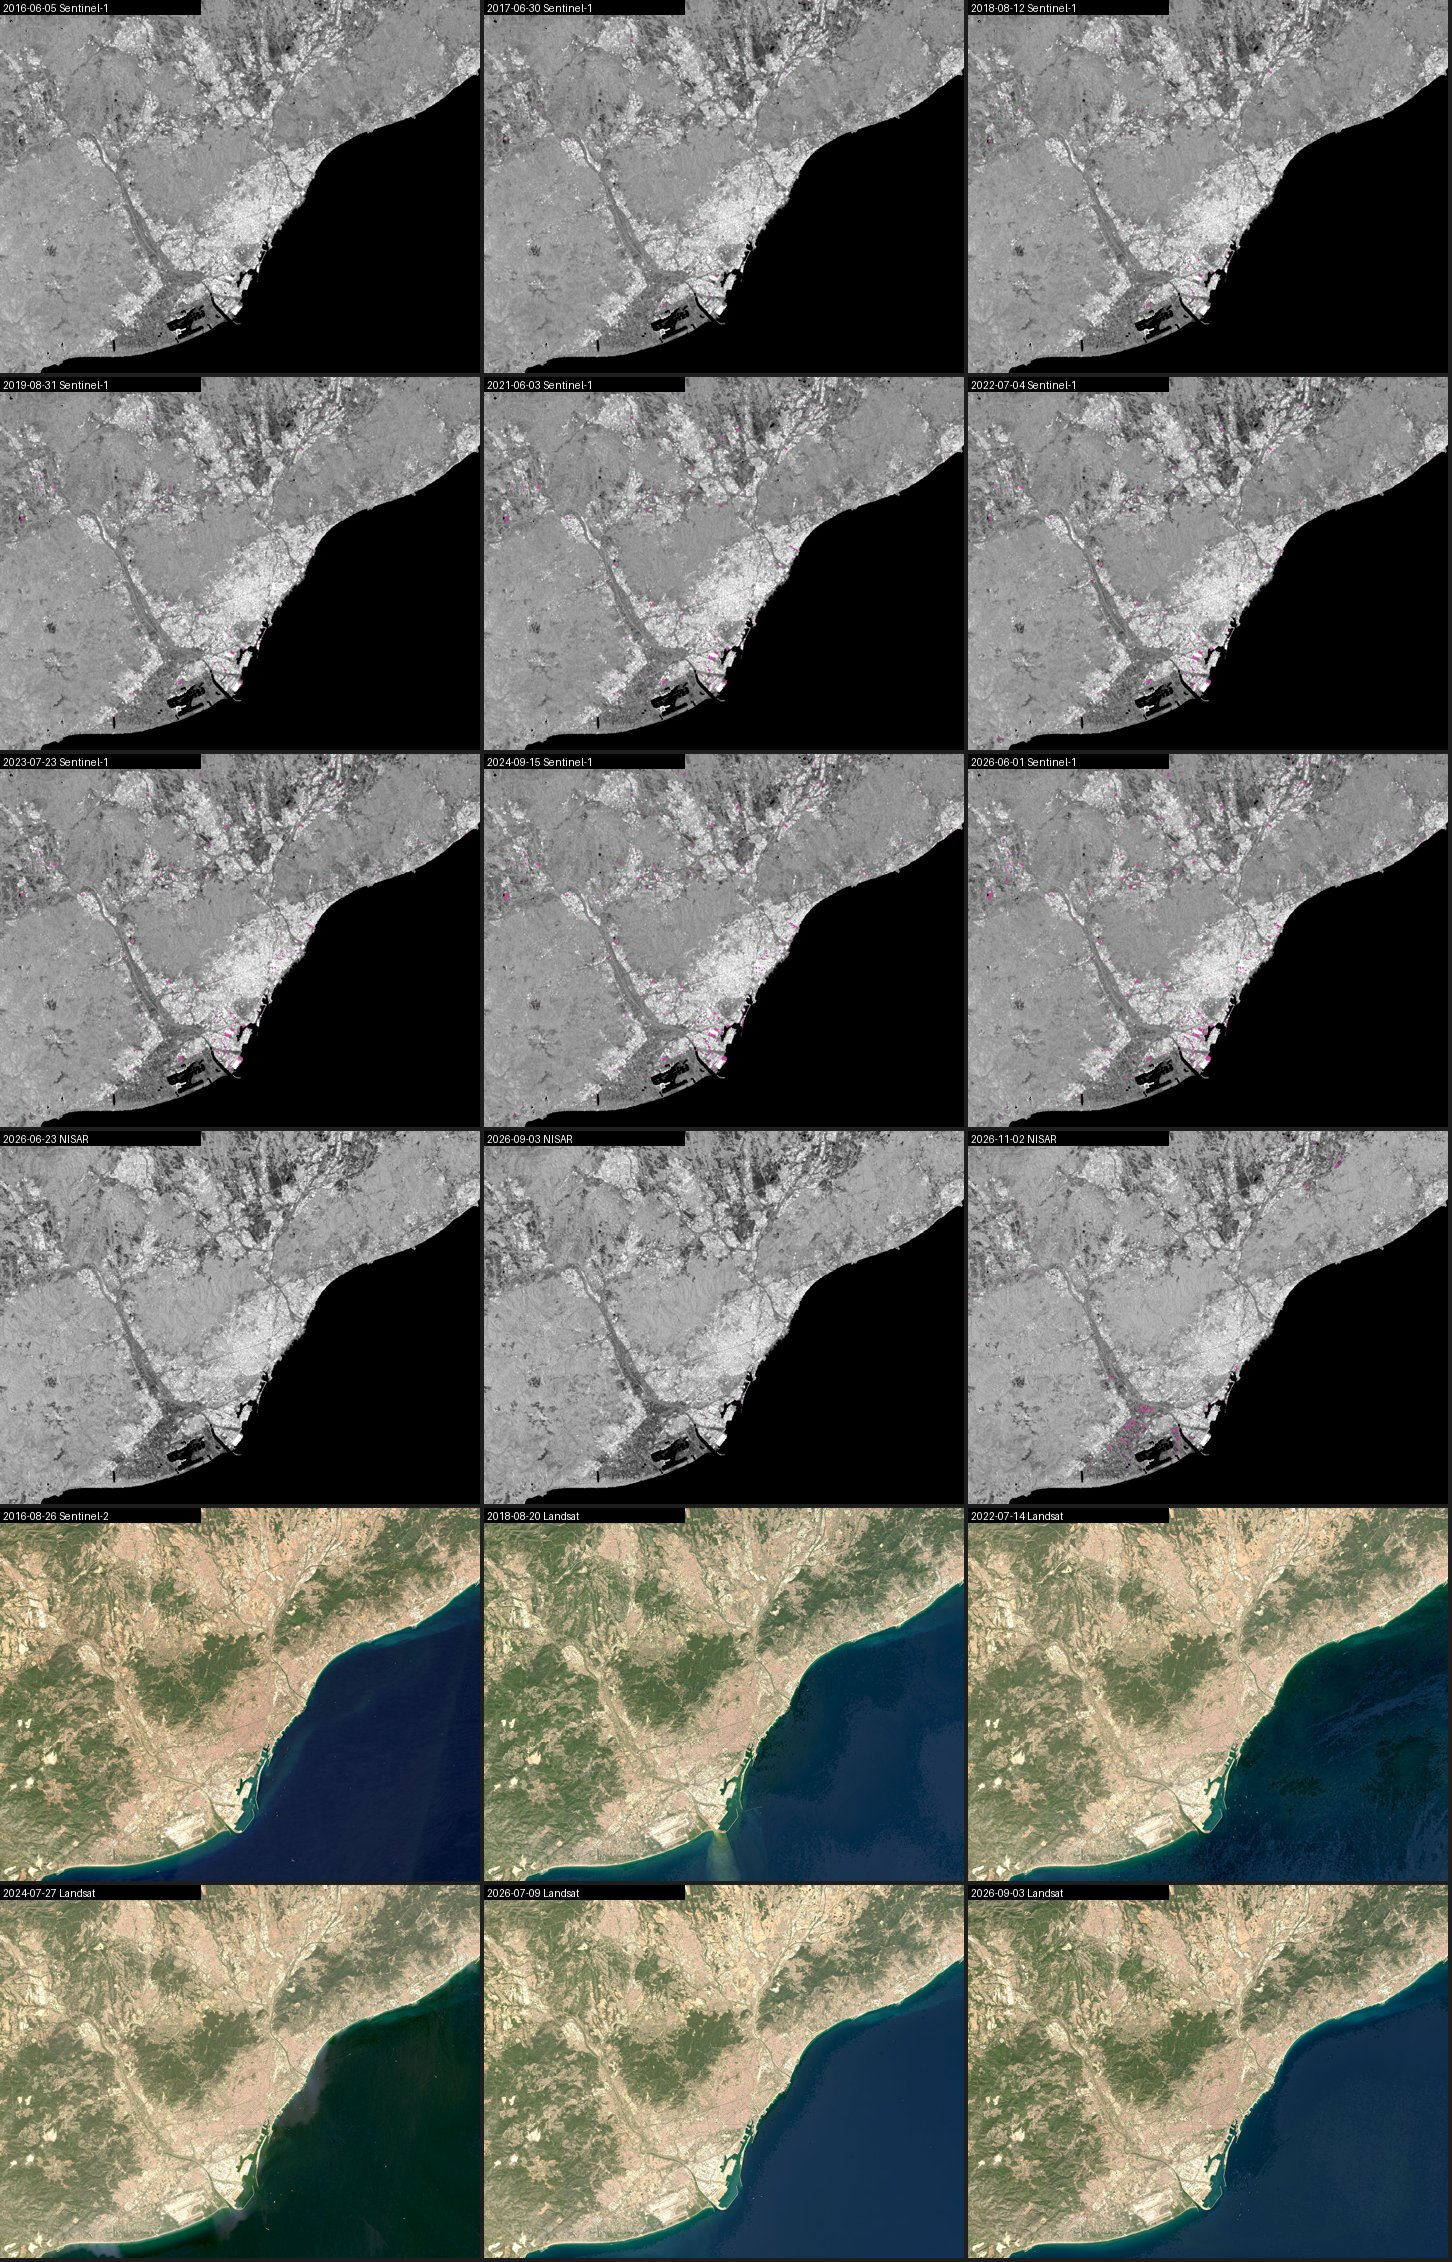

Python code for this plot:
"""Contact sheet of the Barcelona picture frames: about 12 radar frames across the years and 6 photos, dated.

    python explore/barcelona/frames_contact.py   ->  explore/barcelona/frames_contact.jpg
"""
import json
from pathlib import Path

from PIL import Image, ImageDraw

ROOT = Path(__file__).resolve().parents[2]
SITE = ROOT / "app" / "data" / "barcelona"
THUMB = 480
COLS = 3


def pick(frames, n):
    """n frames spread evenly over the list, first and last included."""
    if len(frames) <= n:
        return frames
    return [frames[round(i * (len(frames) - 1) / (n - 1))] for i in range(n)]


def main():
    doc = json.loads((SITE / "frames.json").read_text(encoding="utf-8"))
    sets = {s["id"]: s["frames"] for s in doc["sets"]}
    radar = [f for f in sets["radar"] if f["sensor"] == "Sentinel-1"]
    nisar = [f for f in sets["radar"] if f["sensor"] == "NISAR"]
    tiles = [("radar", f) for f in pick(radar, 9) + [nisar[0], nisar[len(nisar) // 2], nisar[-1]]]
    tiles += [("photo", f) for f in pick(sets.get("photo", []), 6)]
    images = []
    for kind, f in tiles:
        im = Image.open(SITE / f["url"]).convert("RGB")
        im = im.resize((THUMB, round(THUMB * im.height / im.width)))
        d = ImageDraw.Draw(im)
        d.rectangle((0, 0, 200, 14), fill=(0, 0, 0))
        d.text((3, 2), f"{f['date']} {f.get('caption', f['sensor'])}", fill=(255, 255, 255))
        images.append(im)
    th = images[0].height
    rows = -(-len(images) // COLS)
    sheet = Image.new("RGB", (COLS * (THUMB + 4), rows * (th + 4)), (30, 30, 30))
    for i, im in enumerate(images):
        sheet.paste(im, ((i % COLS) * (THUMB + 4), (i // COLS) * (th + 4)))
    out = ROOT / "explore" / "barcelona" / "frames_contact.jpg"
    sheet.save(out, quality=85)
    print(out, sheet.size, len(images))


if __name__ == "__main__":
    main()
